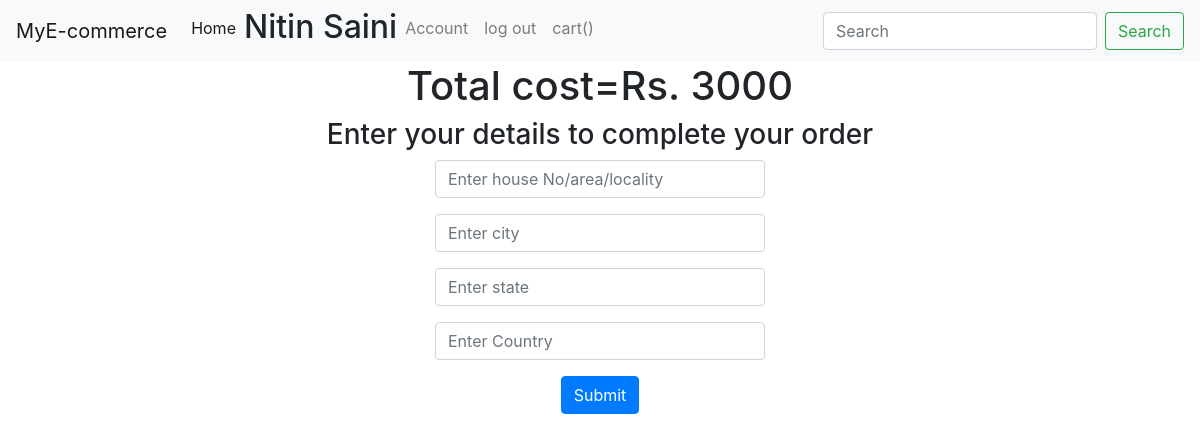
The page /pre_buy (signed in) on the database as committed earlier.
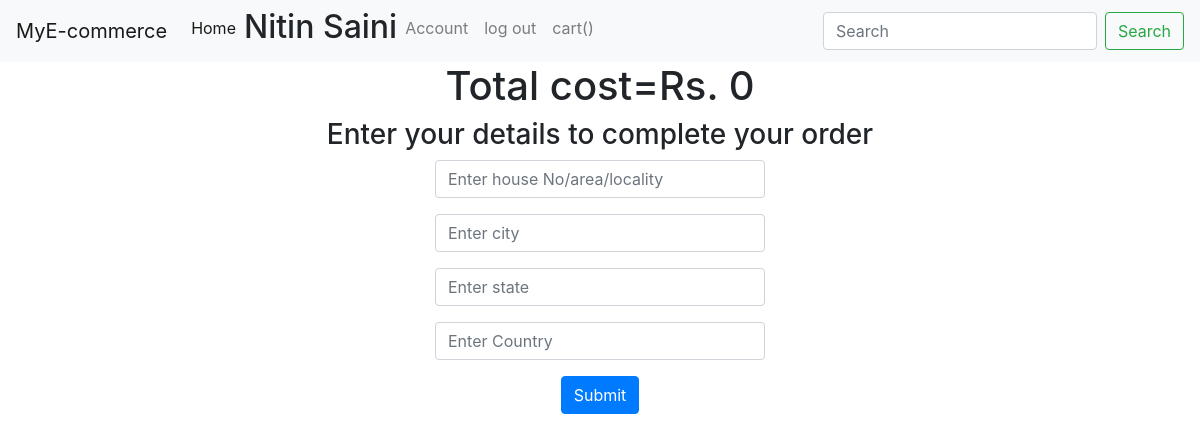
The same page on the database as committed later.
### pro/models.py (models this page shows)
class cart(models.Model):
	name=models.ForeignKey(User,on_delete=models.CASCADE, unique=True)
	cost=models.IntegerField(default=0)
	item=models.ManyToManyField(buyed, null=True, blank=True)
	datetime=models.DateTimeField(auto_now_add=True)

### pro/views.py (the view, shortened to what this page needs)
# urls.py: path('pre_buy',views.pre_buy,name='pre_buy'),
@login_required
def pre_buy(request):
	c=cart.objects.get(name=request.user)
	return render(request,'pre_buy.html',{'c':c})

### templates/pre_buy.html (shortened to what this page needs)
<!doctype html>
<html lang="en">
  <head>
    <link rel="stylesheet" href="https://cdn.jsdelivr.net/npm/bootstrap@4.3.1/dist/css/bootstrap.min.css">
  </head>
  <body>
    <nav class="navbar navbar-expand-lg navbar-light bg-light">
  <a class="navbar-brand" href="/">MyE-commerce</a>
  <div class="collapse navbar-collapse" id="navbarSupportedContent">
    <ul class="navbar-nav mr-auto">
      <li class="nav-item active">
        <a class="nav-link" href="/">Home <span class="sr-only">(current)</span></a>
      </li>
      {% if user.is_authenticated %}
      <li class="nav-item">
        <h2>{{user.first_name}}</h2>
      </li>
      <li class="nav-item">
        <a class="nav-link" href="account">Account</a>
      </li>
      <li class="nav-item dropdown">
        <a class="nav-link" href="log_out">log out</a>
      </li>
      <li class="nav-item dropdown">
        <a class="nav-link" href="my_cart">cart({{l}})</a>
      </li>
      {% endif %}
    </ul>
    <form action="search_name" class="form-inline my-2 my-lg-0">
      <input name="search" class="form-control mr-sm-2" type="search" placeholder="Search" aria-label="Search">
      <button class="btn btn-outline-success my-2 my-sm-0" type="submit">Search</button>
    </form>
  </div>
</nav>
    <div style="text-align: center;">
		<h1>Total cost=Rs. {{c.cost}}</h1>
		<h3>Enter your details to complete your order</h3>
    <div class="container" style="width: 30%;">
		<form method="post">
      <div class="form-group">
        <input type="text" name="address" class="form-control" aria-describedby="emailHelp" placeholder="Enter house No/area/locality" required>
      </div>
      <div class="form-group">
        <input type="text" name="city" class="form-control" aria-describedby="emailHelp" placeholder="Enter city" required>
      </div>
      <div class="form-group">
        <input type="text" name="state" class="form-control" aria-describedby="emailHelp" placeholder="Enter state" required>
      </div>
      <div class="form-group">
        <input type="text" name="country" class="form-control" aria-describedby="emailHelp" placeholder="Enter Country" required>
      </div>
			<input type="submit" class="btn btn-primary" name="submit">
		</form>
    </div>
	</div>
  </body>
</html>

Rows that differ between the two databases and show on the page:
changed cart: cost "3000" → "0"
